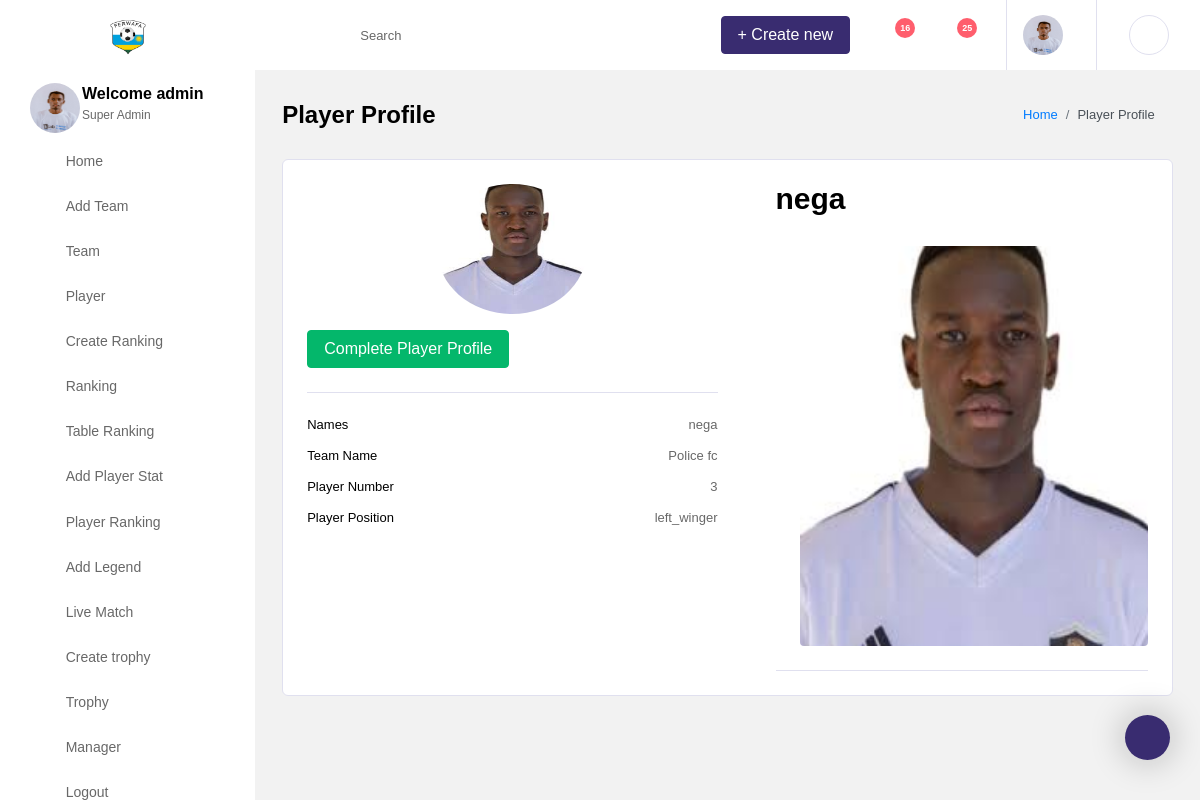
The page /dashboard/team_detail/3/view_player/4/ (signed in) on the database as committed earlier.
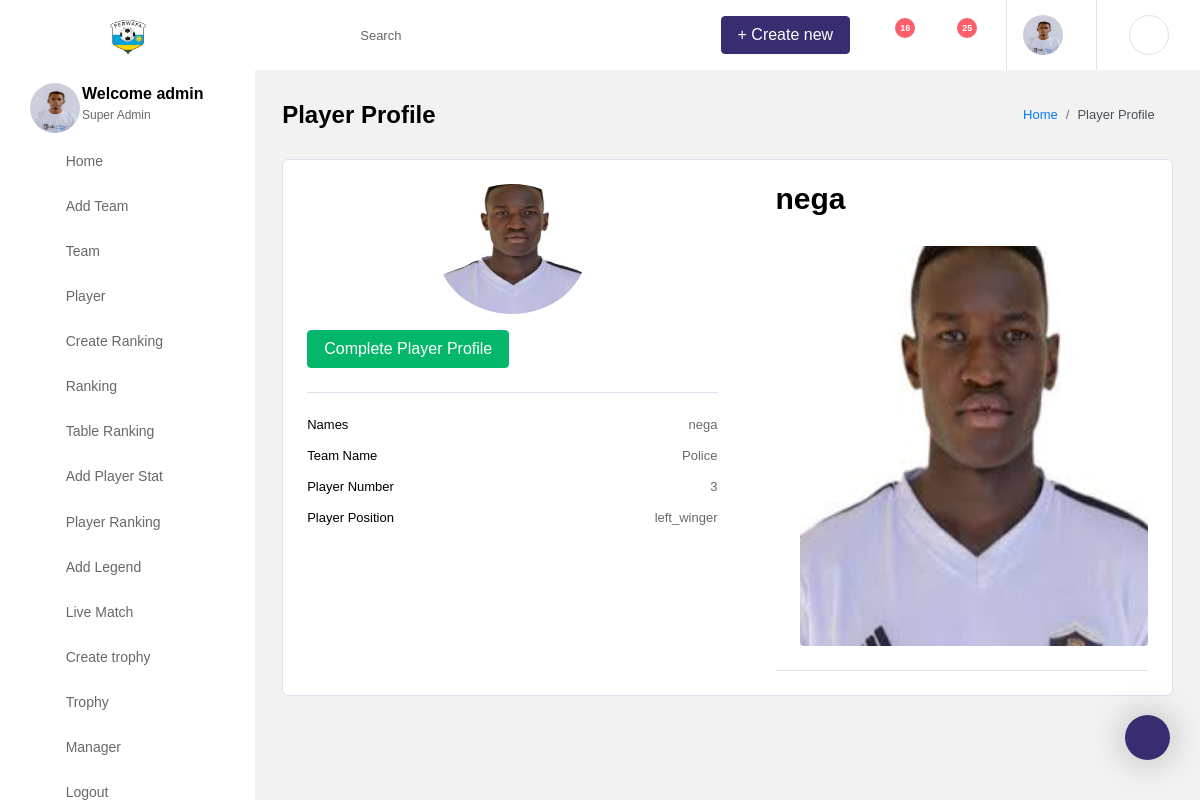
The same page on the database as committed later.
### team/models.py (models this page shows, shortened)
class Team(models.Model):
    user = models.ForeignKey(User, on_delete=models.SET_NULL, null=True)
    team_name = models.CharField(max_length=50)
    team_picture = models.ImageField(upload_to='images/', default='team_logo.png')
    team_president = models.CharField(max_length=100)
    player = models.ManyToManyField('Player')
    class Meta:
        verbose_name_plural = "Team"
        ordering = ['-id']

### team/views.py (the view)
# urls.py: path('team_detail/<int:id>/view_player/<player_id>/', player_detail, name='player_detail'),
@login_required
def player_detail(request, id, player_id):
    user = request.user
    user_profile = User_profile.objects.get(user=user)
    team = get_object_or_404(Team, id=id)
    player = get_object_or_404(team.player, id=player_id)
    context = {
        'user': user,
        'profile': user_profile,
        'player': player,
        'team': team,
    }
    return render(request, 'dashboard_home/player_detail.html', context)

### team/templates/dashboard_home/player_detail.html
{% extends 'dashboard/base.html' %}
{% load static %}
{% load crispy_forms_tags %}
{% block content %}
    <div class="main-panel">
        <div class="content-wrapper">
          <div class="page-header">
            <h3 class="page-title">
              Player Profile
            </h3>
            <nav aria-label="breadcrumb">
              <ol class="breadcrumb">
                <li class="breadcrumb-item"><a href="{% url 'dashboard' %}">Home</a></li>
                <li class="breadcrumb-item active" aria-current="page">Player Profile</li>
              </ol>
            </nav>
          </div>
          <div class="row">
            <div class="col-12">
              <div class="card">
                <div class="card-body">
                  <div class="row">
                    <div class="col-lg-6">
                      <div class="border-bottom text-center pb-4">
                        <img src="{{ player.player_image.url }}" alt="profile" class="img-lg rounded-circle mb-3" style="height: 130px; width: 150px;"/>
                        <div class="d-flex justify-content-between">
                            <a href="{% url 'player_profile' team.id player.id %}"><button class="btn btn-success">Complete Player Profile</button></a>
                        </div>
                      </div>
                      <div class="py-4">
                        <p class="clearfix">
                          <span class="float-left">
                            Names
                          </span>
                          <span class="float-right text-muted">
                            {{ player.player_name }}
                          </span>
                        </p>
                      <p class="clearfix">
                          <span class="float-left">
                            Team Name
                          </span>
                          <span class="float-right text-muted">
                            {{ team.team_name }}
                          </span>
                        </p>
                        <p class="clearfix">
                          <span class="float-left">
                            Player Number
                          </span>
                          <span class="float-right text-muted">
                            {{ player.player_number }}
                          </span>
                        </p>
                          <p class="clearfix">
                          <span class="float-left">
                            Player Position
                          </span>
                          <span class="float-right text-muted">
                            {{ player.player_position }}
                          </span>
                        </p>
                      </div>
                    </div>
                    <div class="col-lg-6 pl-lg-5">
                      <div class="d-flex justify-content-between">
                        <div>
                          <h3>{{ player.player_name }}</h3>
                        </div>
                      </div>
                      <div class="profile-feed">
                        <div class="d-flex align-items-start profile-feed-item">
                          <div class="ml-4">
                            <img src="{{ player.player_image.url }}" alt="sample" class="rounded mw-100" style="height: 400px; width: 430px;"/>
                          </div>
                        </div>
                      </div>
                    </div>
                  </div>
                </div>
              </div>
            </div>
          </div>
        </div>
      </div>
{% endblock %}

Rows that differ between the two databases and show on the page:
changed Team: team_name "Police fc" → "Police"
